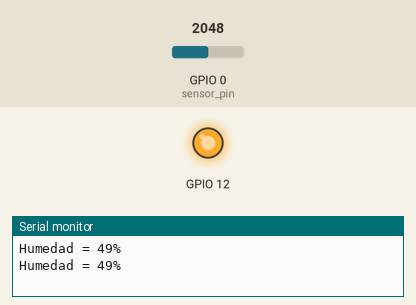
This sketch was run on a simulated ESP32. Shown: output pins drawn as LEDs (lit = HIGH), the last lines printed to the serial monitor. The inputs (shaded band) are chosen by the test bench; at power-on: GPIO 0 (sensor_pin) = 2048.

Above: at 1.8 s.
1.9 s: GPIO 0 (sensor_pin) set to 3045
3.4 s: GPIO 0 (sensor_pin) set to 3145
At 4.7 s:
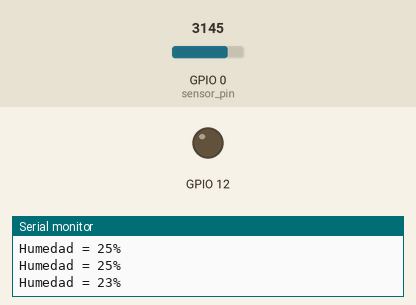
5.5 s: GPIO 0 (sensor_pin) set to 2866
At 7.2 s:
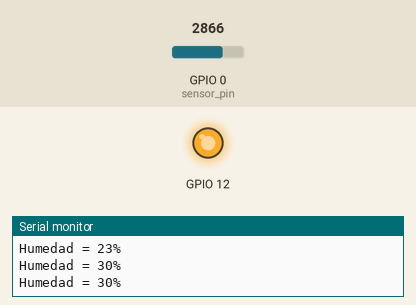
7.5 s: GPIO 0 (sensor_pin) set to 3603
At 8.9 s:
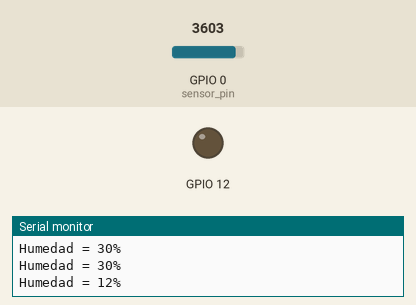
Timing chart, 0 to 10.5 s (numbered marks = the images above; inputs shaded):
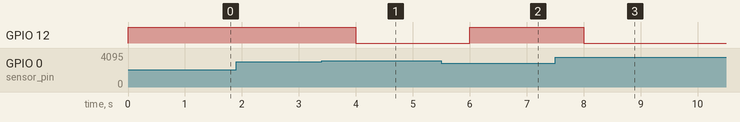

Measured:
- the behaviour switches between 3071 and 3072 on GPIO 0 (sensor_pin) (found by bisection; images 0 and 1)
- after the input at 3.4 s, GPIO 12: HIGH → LOW after 0.60 s
- after the input at 5.5 s, GPIO 12: LOW → HIGH after 0.50 s
- after the input at 7.5 s, GPIO 12: HIGH → LOW after 0.50 s

The sketch:

SoilMoistureSensor.ino
```cpp
/*
  ESP32 Soil Moisture Sensor
  http:://www.electronicwings.com
*/

int humtierra,sensor_analog;
const int sensor_pin = 00;  /* Soil moisture sensor O/P pin */

void setup(void){
  Serial.begin(115200);     /* Set the baudrate to 115200*/
  pinMode(12,OUTPUT);
}

void loop(void){
  sensor_analog = analogRead(sensor_pin);
  humtierra = ( 100 - ( (sensor_analog/4095.00) * 100 ) );
  Serial.print("Humedad = ");
  Serial.print(humtierra);  /* Print Temperature on the serial window */
  if(humtierra>=25)
  digitalWrite(12,HIGH);
  else
  digitalWrite(12,LOW);
  Serial.println("%");
  delay(1000);              /* Wait for 1000mS */
}
```
